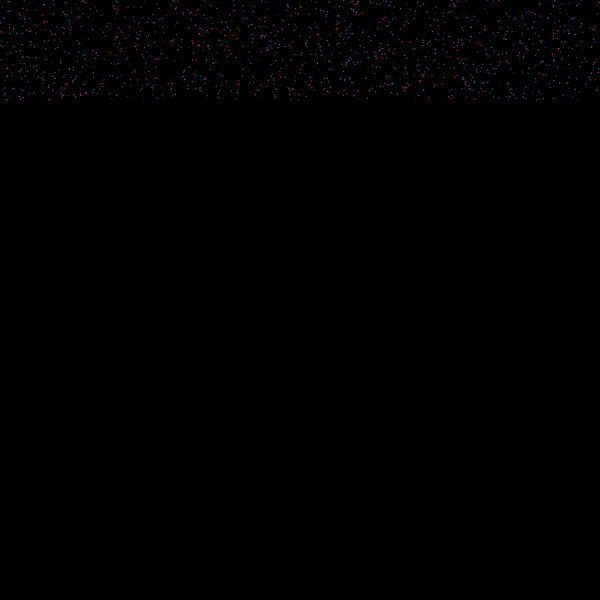
Frame 1 (no input)
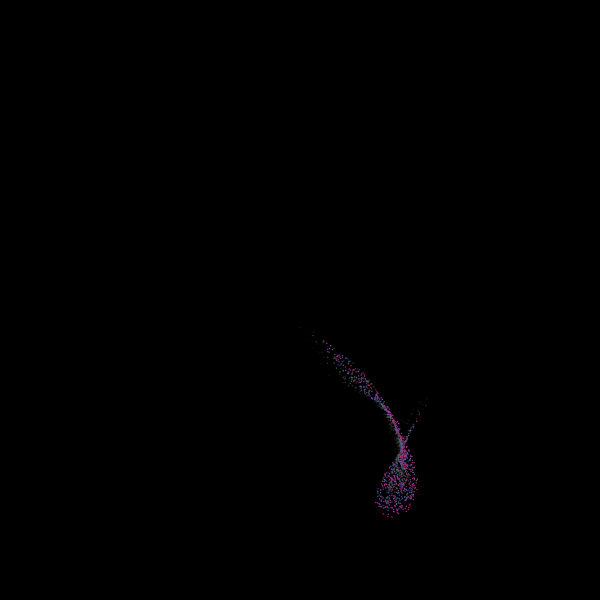
Frame 60 (the mouse pressed at the canvas centre just before this capture)
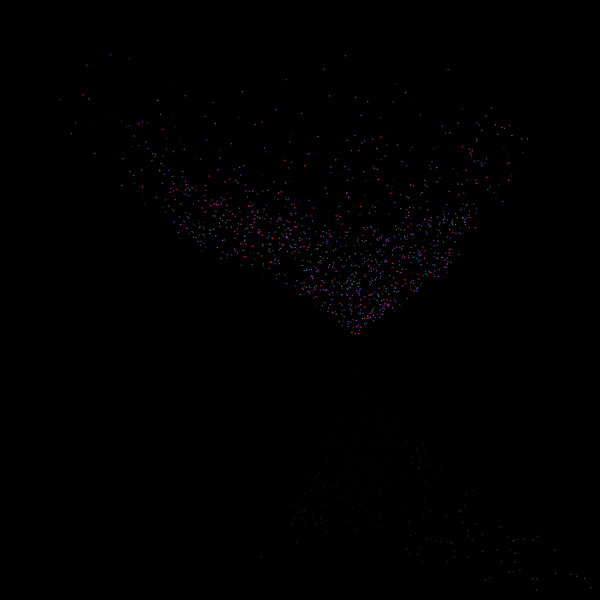
Frame 120 (the mouse held since frame 60 and released just before this capture)

The Processing sketch that drew these frames (run headless with seeded random() and noise(); from frame 60 on, the mouse is pressed at the canvas centre):

// Processing sketch: processing_157194
// ── processing_157194.pde


/* Created by Trevor Phillips. While you are free to copy, paste, and edit
this code however you want, I'd appreciate if you gave my name an honorable mention! */

int numDots = 1500;
ArrayList<ColorDot> cdList;
float radius = .7;
float frictionScalar = -.1;
float deltaF = -.0005;
PseudoMouse pseudoM;
float timer = 0;

void setup() {
  size(600, 600);
  noStroke();
  colorMode(HSB, 360, 100, 100);
  pseudoM = new PseudoMouse();
  cdList = new ArrayList<ColorDot>();
  for (int i = 0; i < numDots; i++) {
    cdList.add(new ColorDot(random(width), random(100), radius));
  }
}

void draw() {
  background(0);
  pseudoM.run();
  timer += .12;
  if (timer > 500) {
    reset();
    timer = 0;
  }
  changeFriction();
  for (int i = 0; i < numDots; i++) {
    ColorDot cd = cdList.get(i);
    cd.run();
    PVector grav = new PVector(0, .2);
    cd.applyForce(grav);
    PVector friction = PVector.mult(cd.vel, frictionScalar);
    cd.applyForce(friction);

    if (cd.checkOutOfBounds() == true) {
      cdList.remove(i);
      cdList.add(new ColorDot(random(width), random(100), radius));
    }

    if (pseudoM.isClicked == true) {
      PVector mVector = new PVector(pseudoM.x, pseudoM.y);
      PVector difference = PVector.sub(mVector, cd.pos);
      difference.normalize();
      difference.mult(.3);
      cd.accel = difference;
    }
  }
}
void changeFriction() {
  frictionScalar += deltaF;
  if (frictionScalar > -.1) {
    deltaF *= -1;
  }
  if (frictionScalar < -.8) {
    deltaF *= -1;
  }
}
void reset() {
  cdList.clear();
  for (int i = 0; i < numDots; i++) {
    cdList.add(new ColorDot(random(width), random(100), radius));
  }
}

class ColorDot {
  PVector accel = new PVector();
  PVector vel = new PVector();
  PVector pos = new PVector();
  float mass;
  float r;
  float h;
  float s;
  float b;
  color myColor;

  ColorDot(float x, float y, float r) {
    pos.x = x;
    pos.y = y;
    this.r = r;
    init();
  } 

  void run() {
    vel.add(accel);
    pos.add(vel);
    accel.mult(0);
    fill(myColor);
    ellipse(pos.x, pos.y, r*2, r*2);
  }
  void applyForce(PVector force) {
    force.div(mass);
    accel.add(force);
  }
  boolean checkOutOfBounds() {
    if (pos.x < 0 || pos.x > width || pos.y < 0 || pos.y > height) {
      return true;
    }  
    else {
      return false;
    }
  }
  void init() {
    mass = random(1, 10);
    h = map(mass, 1, 10, 0, 360);
    s = map(mass, 1, 10, 0, 100);
    b = map(mass, 1, 10, 0, 100);
    myColor = color(h, s, b);
  }
}

class PseudoMouse {

  float x;
  float y;
  float xoff = 200;
  float yoff = 200;
  float xScale = .009;
  float yScale = .007;
  float q;
  float qoff = 200;
  float qScale = .003;
  boolean isClicked;

  PseudoMouse() {
  }

  void run() {
    xoff += xScale;
    yoff += yScale;
    x = noise(xoff)*width;
    y = noise(yoff)*height;
    if (xoff > 1000) {
      xoff = 0;
    }
    if (yoff > 1000) {
      yoff = 0;
    }
    qoff += qScale;
    q = noise(qoff)*width;
    if (qoff > 1000) {
      qoff = 0;
    }
    if (q % 7 > 1 && q % 7 < 15) {
      isClicked = true;
    }
    else {
      isClicked = false;
    }
  }
}
